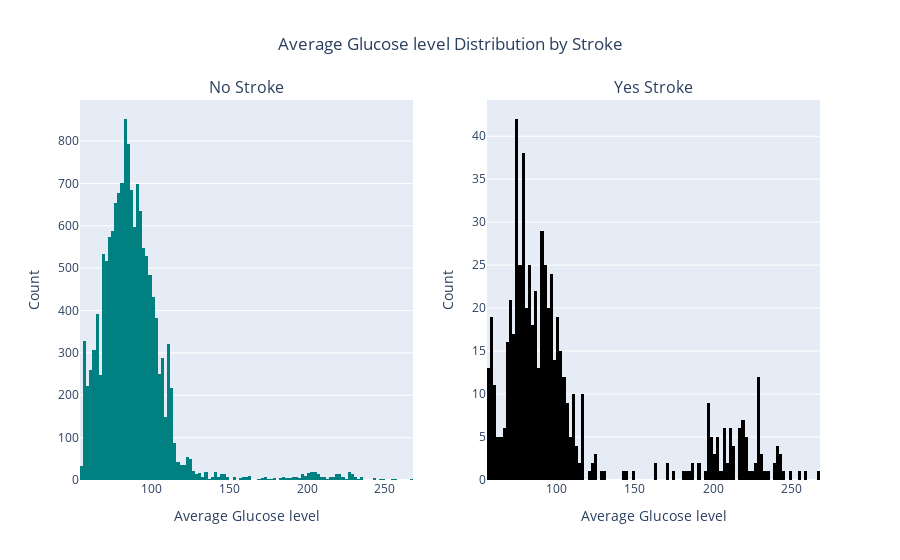

The notebook cell this image was saved under:
### Code cell
custom_histogram('avg_glucose_level',['Average Glucose level Distribution by Stroke','Average Glucose level'])

### Figure 1 — Plotly figure (JSON) as saved in the notebook; plotly's stock layout.template omitted (floating-point values rounded to 4 significant figures; data arrays with more than 128 entries replaced by an {"elided": "..."} marker saying what was removed)
{"data": [{"alignmentgroup": "True", "bingroup": "x", "hovertemplate": "avg_glucose_level=%{x}<br>count=%{y}<extra></extra>", "legendgroup": "", "marker": {"color": "#008080", "pattern": {"shape": ""}}, "name": "", "offsetgroup": "", "orientation": "v", "showlegend": false, "type": "histogram", "x": {"elided": "14672 float values"}, "xaxis": "x", "yaxis": "y"}, {"alignmentgroup": "True", "bingroup": "x", "hovertemplate": "avg_glucose_level=%{x}<br>count=%{y}<extra></extra>", "legendgroup": "", "marker": {"color": "black", "pattern": {"shape": ""}}, "name": "", "offsetgroup": "", "orientation": "v", "showlegend": false, "type": "histogram", "x": {"elided": "632 float values"}, "xaxis": "x2", "yaxis": "y2"}], "layout": {"annotations": [{"font": {"size": 16}, "showarrow": false, "text": "No Stroke", "x": 0.225, "xanchor": "center", "xref": "paper", "y": 1, "yanchor": "bottom", "yref": "paper"}, {"font": {"size": 16}, "showarrow": false, "text": "Yes Stroke", "x": 0.775, "xanchor": "center", "xref": "paper", "y": 1, "yanchor": "bottom", "yref": "paper"}], "autosize": true, "title": {"text": "Average Glucose level Distribution by Stroke", "x": 0.5}, "xaxis": {"anchor": "y", "autorange": true, "domain": [0, 0.45], "range": [54, 268], "title": {"text": "Average Glucose level"}, "type": "linear"}, "xaxis2": {"anchor": "y2", "autorange": true, "domain": [0.55, 1], "range": [56, 268], "title": {"text": "Average Glucose level"}, "type": "linear"}, "yaxis": {"anchor": "x", "autorange": true, "domain": [0, 1], "range": [0, 896.8], "title": {"text": "Count"}}, "yaxis2": {"anchor": "x2", "autorange": true, "domain": [0, 1], "range": [0, 44.21], "title": {"text": "Count"}}}}
